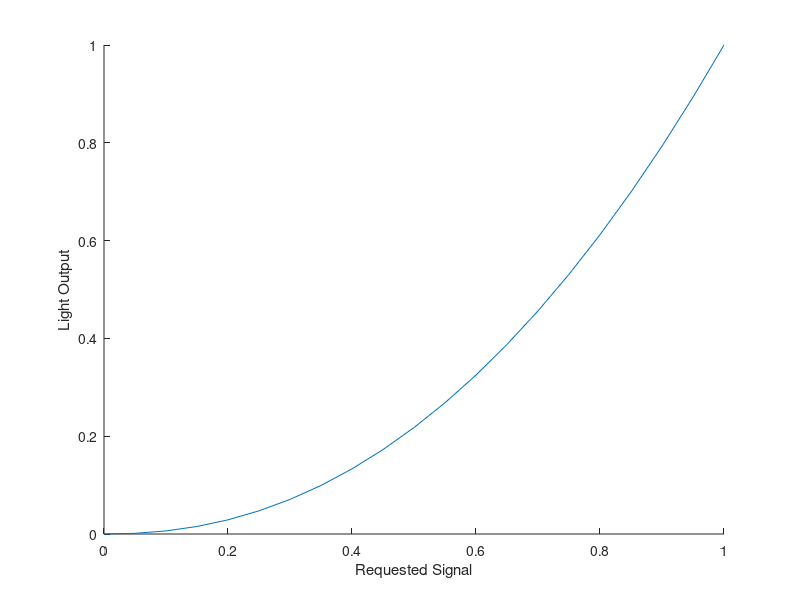

The MATLAB script that drew this image: (Note: this script raises an error after producing the figure.)
%Q1: Creating an array from 0 to 1 in 0.05 increments

requestedSignal = [0:0.05:1];

% Using power-law formula to calculate light outputs for each number in the
% array

lightOutput = requestedSignal .^ 2.2;

%%

%Q2 Plot a graph of the light output against the signal.

% Create figure
figure1 = figure;

% Create axes
axes1 = axes('Parent',figure1);
hold(axes1,'on');

% Create plot
plot(requestedSignal, lightOutput);

% Ylabel
ylabel({'Light Output'});

% 
xlabel({'Requested Signal'});


%The "GraphicsSmoothing" checkbox is checked under the Plotting in Property
%Inspector. The smooth function was also used, and the data remained the
%same.

%%

%I created a function, alterGamma to output images under different gamma
%values

alterGamma("Bodleian_WTCollection.png", 0.5)
alterGamma("Bodleian_WTCollection.png", 1.0)
alterGamma("Bodleian_WTCollection.png", 2.0)

%%

%Q4 Reading in GammaData as a table, since it's more efficient as a table
%(CITE)

gammaData = readtable('GammaData.csv');

%Plot gamma curve

%If I plot the table of the data as-is, the curve is not smooth. I installed the
%Curve Fitting Toolbox to use the smooth function on the measuredOutput.
%The requestedSignal variable does not need smoothing since the intervals
%between values are consistent.

smoothOutput = smooth(gammaData.measuredOutput)

% Create figure
figure2 = figure;

% Create axes
axes1 = axes('Parent',figure2);
hold(axes1,'on');

% Create plot
plot(gammaData.requestedSignal,smoothOutput);

% Ylabel
ylabel({'Measured Output'});

% Xlabel
xlabel({'Requested Signal'});

%%
%Q5: Curve fit

function PowerLawFit(xValues, yValues)

targetExponent = 2;

%Exponential function is convex and will only provide one answer as the
%best fit, which means that the dataset inputted will have one answer.
%Since most screens will have a gamma of around 2, I will set the starting
%point to 2 to make the algorithm more efficient. However, a starting point
%is not necessary.


figure; hold on;
plot(xValues, yValues, 'rx');

options = fitoptions('Method', 'NonlinearLeastSquares');
options.StartPoint = targetExponent;

f = fit(xValues, yValues, 'x^m', options); 
plot(f, 'b'); legend('hide');

f % the fit parameters are stored in the fit object, returned by the fit function.

%Adding labels to the figure
ylabel({'Light Output'});
xlabel({'Requested Signal'});

%Set the font size to 12, (explain code in detail)
text(0.1, 0.9, ['Best-fitting exponent = ' num2str(f.m, '%3.2f')], 'fontsize', 12);
text(0.1, 0.8, ['y = x ^{' num2str(f.m, '%3.2f') '}'], 'fontsize', 12);
end

%%
%Q6: Output png of test images

function eightTest

binaryElement = zeros(600, 600);

    for i = 1:8
    unit = GenerateThreeByThreeElement(i);
    binaryElement = repmat(unit, 200, 200);
    imwrite(binaryElement, strcat('Pattern', num2str(i), '.png'))
    end
end
%%
% Q7: Have a look at the code in DummySetupInitialStimulus and DummyUpdateStimulus.
% They both also use a custom-written function called DrawDisc. You should be able to call
% these functions as follows:

% [figWindowHandle, wPattern, hPattern] = DummySetupInitialStimulus(1, 0.2);
% pause
% DummyUpdateStimulus(figWindowHandle, wPattern, hPattern, 0.5)

% Describe what happens and why?
% The first line runs a function to draw a gray circle over a square 1/9
% ratio white to black. 

% What’s the benefit of having a DrawDisc function?
%%
%Q8: Using the Psychtoolbox functionality, write two analogous functions to present the
% experimental stimuli on a dedicated experiment screen (using the Screen function in
% Psychtoolbox).

function [windowPointer, wPattern, hPattern] = SetupInitialStimulus(numWhite, startingGreyLevel);
if ~ismember(numWhite, 1:8)
    error('Input argument numWhite is out of range - allowable values are integers 1-8')
end
if startingGreyLevel < 0.0 || startingGreyLevel > 1.0
    error('Input argument startingGreyLevel is out of range - 0 to 1')
end

Screen('Preference', 'SkipSyncTests', 1);
Screen('Preference', 'VisualDebugLevel', 0);
whichScreen = 0;
window = Screen(whichScreen, 'OpenWindow');

black = BlackIndex(window); % pixel value for white

Screen(window, 'FillRect', black); %Making the background white

img = imread(['Pattern' int2str(numWhite) '.png']);

[hPattern, wPattern] = size(img);

set(0,'DefaultFigureVisible','off'); %turning off figure popups

windowPointer = figure;
imshow(img, 'InitialMagnification', 100, 'border', 'tight')
DrawDisc(hPattern, wPattern, startingGreyLevel);
diskImg = getframe(windowPointer);
diskImg = frame2im(diskImg);


set(0,'DefaultFigureVisible','on'); %turning the default back on

textureIndex = Screen(window, 'MakeTexture', diskImg);
Screen(window, 'DrawTexture', textureIndex);

Screen(window, 'Flip');
KbWait;
end

function UpdateStimulus(windowPointer, wPattern, hPattern, updatedGreyLevel)

% Do some error checking on the input parameters
if updatedGreyLevel < 0.0 || updatedGreyLevel > 1.0
    error('Input argument updatedGreyLevel is out of range - 0 to 1')
end
Screen('Preference', 'SkipSyncTests', 1);
Screen('Preference', 'VisualDebugLevel', 0);
whichScreen = 0;
window = Screen(whichScreen, 'OpenWindow');

black = BlackIndex(window); % pixel value for white

Screen(window, 'FillRect', black); %Making the background white

set(0, 'CurrentFigure', windowPointer); %Setting as active figure without a figure popup in Matlab
DrawDisc(wPattern, hPattern, updatedGreyLevel);
diskImg = getframe(windowPointer);
diskImg = frame2im(diskImg);

textureIndex = Screen(window, 'MakeTexture', diskImg);
Screen(window, 'DrawTexture', textureIndex);

Screen(window, 'Flip');

KbWait;
Screen('CloseAll');
end

%%
% Q9
function character = GetKeyPress

character = input('Please adjust the disc grey-level: ', 's');

accepted = ['h' 'b' 'j' 'n' 'm'];

    while isempty(character) | ~ismember(character, accepted) | length(character) > 1
    character = input('Invalid input. Please enter the correct key: ', 's');
    end
    
end
%%
% Q 10:
function currentGreyLevel = RunTrial(numWhite, GreyLevel)

[windowPointer, wPattern, hPattern] = SetupInitialStimulus(numWhite, GreyLevel);
character = GetKeyPress;
    
    while ismember(character, 'hbjn')
    
    small = .0039; %This represents 1/256 of the grey level between 0 to 1; it cannot go inbetween grey levels
    large = .0097; %This is  25/256 of the grey levels (about .1 when 0 to 1)
    
        if character == 'h'
        GreyLevel = GreyLevel + large;
        
        elseif character == 'b'
        GreyLevel = GreyLevel - large;
    
        elseif character == 'j'
        GreyLevel = GreyLevel + small;
    
        elseif character == 'n'
        GreyLevel = GreyLevel - small;
        end
    
    pause(0.1)
    UpdateStimulus(windowPointer, wPattern, hPattern, GreyLevel); %This function will test for limits also
    character = GetKeyPress;
    end
    
    if character == 'm'
    currentGreyLevel = GreyLevel;
    disp("It's a match!")
    end
end

%%
%Q11:
function RunGreyMatching(participantID)

oldLevel = Screen('Preference', 'Verbosity', 1);
PerceptualGamma = zeros(8, 4);
rng(participantID);
patternNumber = randperm(8);

Screen('Preference', 'SkipSyncTests', 2);
Screen('Preference', 'VisualDebugLevel', 0);
whichScreen = 0;
window = Screen(whichScreen, 'OpenWindow', [0 0 0]);
HideCursor(window)

    for j = 1:3 
        for l = 1:8
            numWhite = patternNumber(l);
            PerceptualGamma(l, 1) = l;
            PerceptualGamma(numWhite, j+1) = RunTrial(numWhite);
            Screen(window, 'Flip');
        end
    end

white = WhiteIndex(window);
DrawFormattedText(window, 'Thank you, this is the end of the experiment. \n The Gamma Data CSV has been saved to your working directory.', 'center', 100, white, [], [], [], [2]);
Screen(window, 'Flip');
KbWait;

%%
%Q12:
PerceptualGamma = array2table(PerceptualGamma);
PerceptualGamma.Properties.VariableNames = {'Pattern','Repeat 1','Repeat 2','Repeat 3'};
writetable(PerceptualGamma, ['PerceptualGamma_' int2str(participantID) '.csv']);

Screen('CloseAll');
Screen('Preference', 'Verbosity', oldLevel);
sca
end

%%
% Q13:

GeneratePerceptualGammaData(2916751)

%Generating results ...
%Target Gamma = 2.78

%%
%Q14:
function plotGamma

listOfIdentifiers = nchoosek('ABCDEF', 3);
numParticipants = length(listOfIdentifiers);
t = tiledlayout(4, 5);
title(t, 'Raw Grey-Levels vs Halftone Pattern by Participant')
xlabel(t, 'Mean intensity of halftone pattern')
ylabel(t, 'Grey-level of brightness match')

    for i = 1:numParticipants
        gammaData = readmatrix(['PerceptualGamma_' listOfIdentifiers(i, :) '.csv']);
        x = gammaData(:, 1);
        y = gammaData(:, [2:4]); %Specifying the column data to only include the repeat patterns
        nexttile
        plot(x, y)
        hold on
        xlim([1 8])
        ylim([0 1]) %Lower and higher level set to go across all potential grey-levels
        title(['Participant ' num2str(i)]);
    end

t = gcf; %Choosing current figure window from tiledlayout
t.WindowState = 'maximized'; %Make figure window full screen
end

%%
% Q15:
gammaAnalysis

%%
% Q16:



